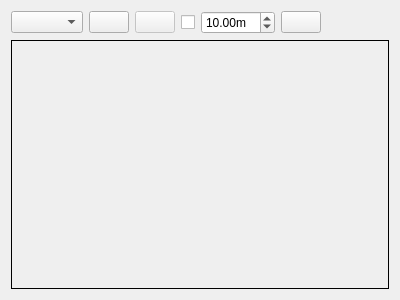
<?xml version="1.0" encoding="UTF-8"?>
<ui version="4.0">
 <class>ImageViewWidget</class>
 <widget class="QWidget" name="ImageViewWidget">
  <property name="enabled">
   <bool>true</bool>
  </property>
  <property name="geometry">
   <rect>
    <x>0</x>
    <y>0</y>
    <width>400</width>
    <height>300</height>
   </rect>
  </property>
  <property name="windowTitle">
   <string>Image View</string>
  </property>
  <layout class="QVBoxLayout" name="verticalLayout" stretch="0,1,0">
   <item>
    <layout class="QHBoxLayout" name="horizontalLayout" stretch="0,0,0,0,0,0,1">
     <item>
      <widget class="QComboBox" name="topics_combo_box">
       <property name="sizeAdjustPolicy">
        <enum>QComboBox::AdjustToContents</enum>
       </property>
      </widget>
     </item>
     <item>
      <widget class="QPushButton" name="refresh_topics_push_button"/>
     </item>
     <item>
      <widget class="QPushButton" name="zoom_1_push_button">
       <property name="enabled">
        <bool>false</bool>
       </property>
       <property name="checkable">
        <bool>true</bool>
       </property>
      </widget>
     </item>
     <item>
      <widget class="QCheckBox" name="dynamic_range_check_box">
       <property name="toolTip">
        <string>Dynamic depth range</string>
       </property>
       <property name="text">
        <string/>
       </property>
      </widget>
     </item>
     <item>
      <widget class="QDoubleSpinBox" name="max_range_double_spin_box">
       <property name="toolTip">
        <string>Max depth</string>
       </property>
       <property name="suffix">
        <string>m</string>
       </property>
       <property name="minimum">
        <double>0.010000000000000</double>
       </property>
       <property name="maximum">
        <double>100.000000000000000</double>
       </property>
       <property name="value">
        <double>10.000000000000000</double>
       </property>
      </widget>
     </item>
     <item>
      <widget class="QPushButton" name="save_as_image_push_button">
       <property name="toolTip">
        <string>Save as image</string>
       </property>
       <property name="iconSize">
        <size>
         <width>16</width>
         <height>16</height>
        </size>
       </property>
      </widget>
     </item>
     <item>
      <spacer name="horizontalSpacer">
       <property name="orientation">
        <enum>Qt::Horizontal</enum>
       </property>
       <property name="sizeHint" stdset="0">
        <size>
         <width>40</width>
         <height>20</height>
        </size>
       </property>
      </spacer>
     </item>
    </layout>
   </item>
   <item>
    <layout class="QHBoxLayout" name="horizontalLayout_2" stretch="1,0">
     <property name="spacing">
      <number>0</number>
     </property>
     <item>
      <widget class="rqt_image_view::RatioLayoutedFrame" name="image_frame">
       <property name="sizePolicy">
        <sizepolicy hsizetype="Expanding" vsizetype="Expanding">
         <horstretch>0</horstretch>
         <verstretch>0</verstretch>
        </sizepolicy>
       </property>
       <property name="minimumSize">
        <size>
         <width>80</width>
         <height>60</height>
        </size>
       </property>
       <property name="frameShape">
        <enum>QFrame::Box</enum>
       </property>
       <property name="lineWidth">
        <number>1</number>
       </property>
      </widget>
     </item>
     <item>
      <spacer name="horizontalSpacer_2">
       <property name="orientation">
        <enum>Qt::Horizontal</enum>
       </property>
       <property name="sizeType">
        <enum>QSizePolicy::Expanding</enum>
       </property>
       <property name="sizeHint" stdset="0">
        <size>
         <width>0</width>
         <height>20</height>
        </size>
       </property>
      </spacer>
     </item>
    </layout>
   </item>
   <item>
    <spacer name="verticalSpacer">
     <property name="orientation">
      <enum>Qt::Vertical</enum>
     </property>
     <property name="sizeHint" stdset="0">
      <size>
       <width>20</width>
       <height>0</height>
      </size>
     </property>
    </spacer>
   </item>
  </layout>
 </widget>
 <customwidgets>
  <customwidget>
   <class>rqt_image_view::RatioLayoutedFrame</class>
   <extends>QFrame</extends>
   <header>rqt_image_view/ratio_layouted_frame.h</header>
   <container>1</container>
  </customwidget>
 </customwidgets>
 <resources/>
 <connections/>
</ui>
